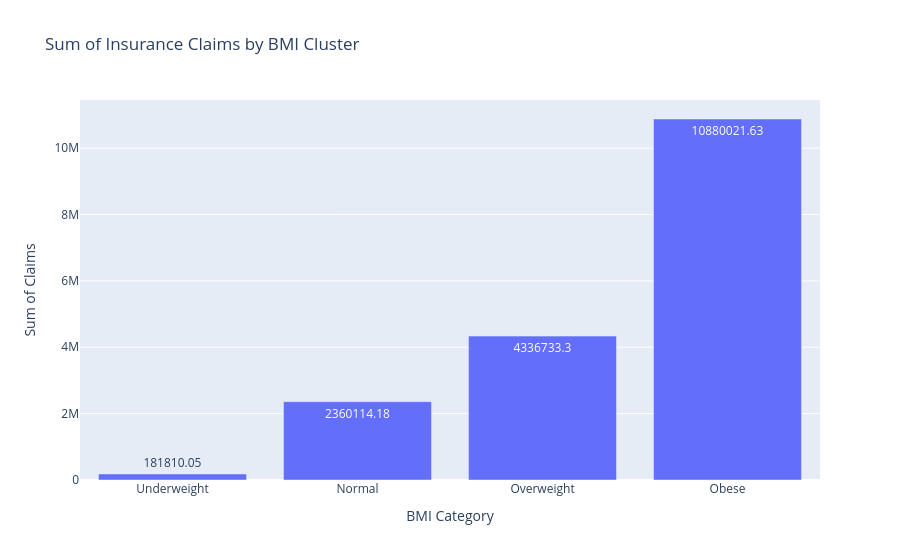

This figure's notebook cell:
### Code cell
new_data = data.copy()

# Example: Creating BMI clusters
bins = [0, 18.5, 25, 30, 100]
labels = ['Underweight', 'Normal', 'Overweight', 'Obese']

# Assuming 'data' is your DataFrame with 'bmi' and 'claim' columns
new_data['bmi_cluster'] = pd.cut(data['bmi'], bins=bins, labels=labels)

# Group by bmi_cluster and aggregate sum of claims
agg = new_data.groupby('bmi_cluster', observed=True).agg(
    sum_claim=('claim', 'sum'),
    avg_claim=('claim', 'mean'),
    count=('claim', 'size')
).reset_index()

print(agg)  # Optional: check the grouped data

# Plot sum of claims by BMI cluster
fig = px.bar(agg, x='bmi_cluster', y='sum_claim', text='sum_claim',
             title='Sum of Insurance Claims by BMI Cluster',
             labels={'bmi_cluster': 'BMI Category', 'sum_claim': 'Sum of Claims'})

fig.show()

### Figure 1 — Plotly figure (JSON) as saved in the notebook; plotly's stock layout.template omitted (floating-point values rounded to 4 significant figures)
{"data": [{"alignmentgroup": "True", "hovertemplate": "BMI Category=%{x}<br>Sum of Claims=%{text}<extra></extra>", "legendgroup": "", "marker": {"color": "#636efa", "pattern": {"shape": ""}}, "name": "", "offsetgroup": "", "orientation": "v", "showlegend": false, "text": [181800.0, 2360000.0, 4337000.0, 10880000.0], "textposition": "auto", "type": "bar", "x": ["Underweight", "Normal", "Overweight", "Obese"], "xaxis": "x", "y": [181800.0, 2360000.0, 4337000.0, 10880000.0], "yaxis": "y"}], "layout": {"barmode": "relative", "legend": {"tracegroupgap": 0}, "title": {"text": "Sum of Insurance Claims by BMI Cluster"}, "xaxis": {"anchor": "y", "domain": [0, 1], "title": {"text": "BMI Category"}}, "yaxis": {"anchor": "x", "domain": [0, 1], "title": {"text": "Sum of Claims"}}}}
